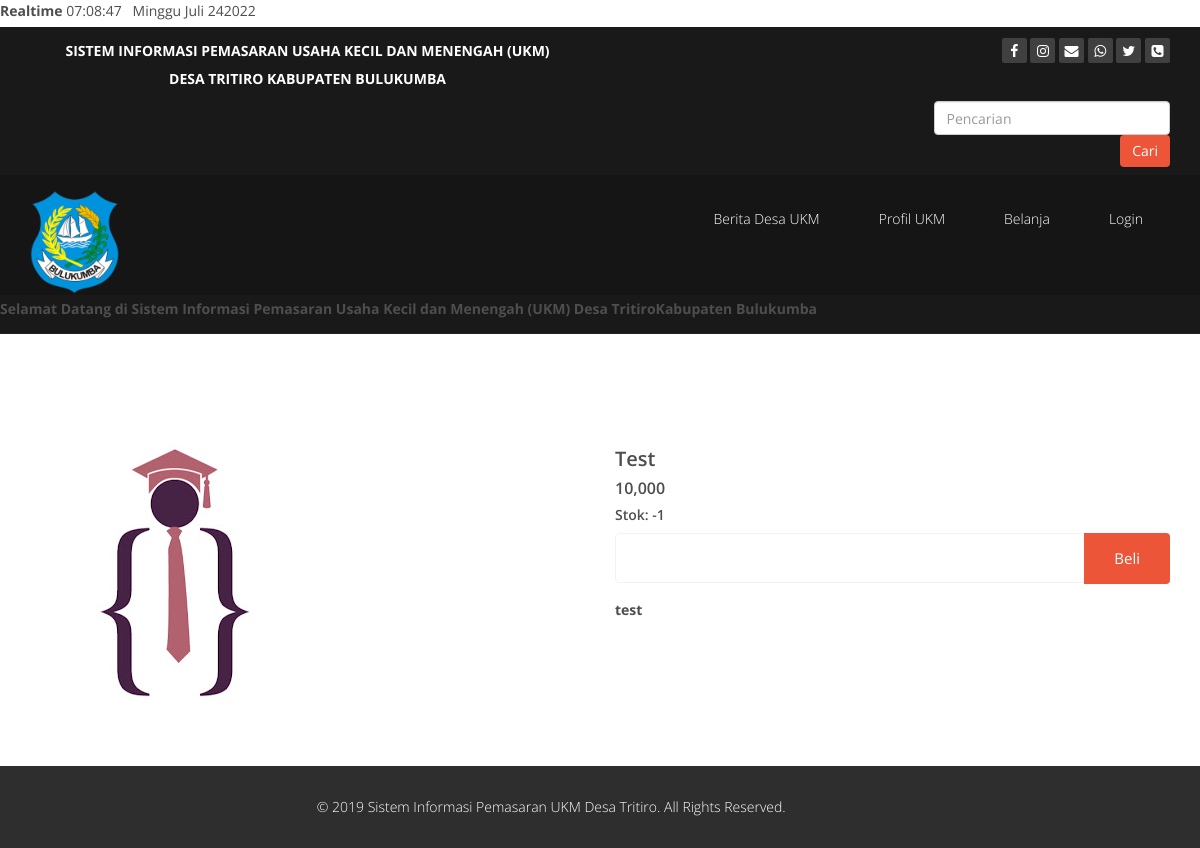
Screenshot of /detail.php?id=1 with the database file from the repository.
### tables this page shows
CREATE TABLE `produk` (
  `id_produk` int(11) NOT NULL,
  `nama_produk` varchar(100) NOT NULL,
  `harga_produk` int(11) NOT NULL,
  `berat_produk` int(11) NOT NULL,
  `foto_produk` varchar(100) NOT NULL,
  `deskripsi_produk` text NOT NULL,
  `stok_produk` int(5) NOT NULL
);

### detail.php (the view, shortened to what this page needs)
<?php
include_once 'configs/koneksi.php';
$id_produk = $_GET['id'];
$ambil = $koneksi->query("SELECT * FROM produk WHERE id_produk= '$id_produk'");
$detail = $ambil->fetch_assoc();
?>
<!DOCTYPE html>
<html lang="en">
<head>
    <link href="assets/css/bootstrap.min.css" rel="stylesheet">
    <link href="assets/css/font-awesome.min.css" rel="stylesheet">
    <link href="assets/css/animate.min.css" rel="stylesheet">
    <link href="assets/css/prettyPhoto.css" rel="stylesheet">
    <link href="assets/css/owl.carousel.min.css" rel="stylesheet">
    <link href="assets/css/icomoon.css" rel="stylesheet">
    <link href="assets/css/main.css" rel="stylesheet">
    <link href="assets/css/responsive.css" rel="stylesheet">
</head>
<label>Realtime</label>
<body onload="tampilkanwaktu();setInterval('tampilkanwaktu()', 1000);">
    <span id="clock"></span>
    <?php
    $hari  = date('l');
    $tgl   = date('d');
    $bulan = date('F');
    $tahun = date('Y');
    if ($hari == "Sunday") {
        echo "Minggu";
    } else if ($hari == "Monday") {
        echo "Senin";
    } else if ($hari == "Tuesday") {
        echo "Selasa";
    } else if ($hari == "Wednesday") {
        echo "Rabu";
    } else if ($hari == "Thursday") {
        echo ("Kamis");
    } else if ($hari == "Friday") {
        echo "Jum'at";
    } else if ($hari == "Saturday") {
        echo "Sabtu";
    }
    if ($bulan == "January") {
        echo " Januari ";
    } else if ($bulan == "February") {
        echo " Februari ";
    } else if ($bulan == "March") {
        echo " Maret ";
    } else if ($bulan == "April") {
        echo " April ";
    } else if ($bulan == "May") {
        echo " Mei ";
    } else if ($bulan == "June") {
        echo " Juni ";
    } else if ($bulan == "July") {
        echo " Juli ";
    } else if ($bulan == "August") {
        echo " Agustus ";
    } else if ($bulan == "September") {
        echo " September ";
    } else if ($bulan == "October") {
        echo " Oktober ";
    } else if ($bulan == "November") {
        echo " November ";
    } else if ($bulan == "December") {
        echo " Desember ";
    }
    echo $tgl;
    echo $tahun;
    ?>
    <header id="header">
        <div class="top-bar">
            <div class="container">
                <div class="row">
                    <div class="col-sm-6">
                        <div class="top-number">
                            <center>
                                <p><strong>SISTEM INFORMASI PEMASARAN USAHA KECIL DAN MENENGAH (UKM) </strong></p>
                                <p><strong>DESA TRITIRO KABUPATEN BULUKUMBA </strong></p>
                            </center>
                        </div>
                    </div>
                    <div class="col-sm-6">
                        <div class="social" navbar-form navbar-right>
                            <ul class="social-share">
                                <li>
                                    <a href="#"><i class="fa fa-facebook"></i></a>
                                </li>
                                <li>
                                    <a href="#"><i class="fa fa-instagram"></i></a>
                                </li>
                                <li>
                                    <a href="#"><i class="fa fa-envelope"></i></a>
                                </li>
                                <li>
                                    <a href="#"><i class="fa fa-whatsapp"></i></a>
                                </li>
                                <li>
                                    <a href="#"><i class="fa fa-twitter"></i></a>
                                </li>
                                <li>
                                    <a href="#"><i class="fa fa-phone-square"></i></a>
                                </li>
                            </ul>
                            <br /> <br />
                            <div class="row">
                                <div class="col-sm-13 col-xs-12">
                                    <form action="pencarian.php" method="get" class="navbar-form navbar-right">
                                        <input type="text" class="form-control" name="keyword" placeholder="Pencarian">
                                        <button class="btn btn-primary">Cari </button>
                                    </form>
                                </div>
                            </div>
                        </div>
                    </div>
                </div>
            </div>
            <nav class="navbar navbar-inverse" role="banner">
                <div class="container">
                    <div class="navbar-header">
                        <a class="navbar-brand" href="index.php"><img src="assets/images/ico/bulkum.ico" width="90" height="85" alt="logo" class="img-responsive"></a>
                    </div>
                    <div class="collapse navbar-collapse navbar-right">
                        <ul class="nav navbar-nav">
                            <li>
                                <a href="berita.php">Berita Desa UKM</a>
                            </li>
                            <li>
                                <a href="profilukm.php">Profil UKM</a>
                            </li>
                            <li>
                                <a href="keranjanguser.php">Belanja</a>
                            </li>
                            <li>
                                <a href="login.php">Login </a>
                            </li>
                        </ul>
                    </div>
                </div>
            </nav>
            <strong>
                <marquee> Selamat Datang di Sistem Informasi Pemasaran Usaha Kecil dan Menengah (UKM) Desa TritiroKabupaten Bulukumba </marquee>
            <strong>
    </header>
    <section class="konten">
        <br /><br />
        <div class="container">
            <div class="row">
                <div class="col-md-6">
                    <img src="pictures/foto_produk/<?php echo $detail["foto_produk"]; ?>" alt="" class="img-responsive">
                </div>
                <div class="col-md-6">
                    <h2><?php echo $detail["nama_produk"] ?></h2>
                    <h4><?php echo number_format($detail["harga_produk"]); ?></h4>
                    <h5>Stok: <?php echo $detail["stok_produk"] ?></h5>
                    <form method="post">
                        <div class="form-group">
                            <div class="input-group">
                                <input type="number" min="1" class="form-control" name="jumlah" max=" <?php echo $detail['stok_produk'] ?>" required="required" />
                                <div class="input-group-btn">
                                    <button class="btn btn-primary" name="beli">Beli</button>
                                </div>
                            </div>
                        </div>
                    </form>
                    <p><?= $detail["deskripsi_produk"]; ?></p>
                </div>
            </div>
        </div>
    </section>
    <footer id="footer" class="midnight-blue">
        <div class="container">
            <div class="row">
                <div class="col-sm-11">
                    <center> &copy; 2019 <a target="_blank" href="http://shapebootstrap.net/"
                            title="Free Twitter Bootstrap WordPress Themes and HTML templates">Sistem Informasi
                            Pemasaran UKM Desa Tritiro</a>. All Rights Reserved.</center>
                </div>
            </div>
        </div>
    </footer>
</body>
</html>

### assets/css/main.css (style rules this page uses)
body { background: #fff; font-family: 'Open Sans', sans-serif; color: #4e4e4e; line-height: 22px; }
h1, h2, h3, h4, h5, h6 { font-weight: 600; font-family: 'Open Sans', sans-serif; color: #4e4e4e; }
h2 { font-size: 20px; }
img { max-width: 100%; }
h4 { font-size: 16px; }
a { color: #EC5538; -webkit-transition: color 300ms, background-color 300ms; transition: color 300ms, background-color 300ms; }
.btn-primary { background: #EC5538; color: #fff; border-radius: 4px; border: none; }
.konten { margin: 50px 0 50px 0; }
.navbar>.container .navbar-brand { margin-left: 0; }
.top-bar { padding: 10px 0; background: #191919; border-bottom: 1px solid #222; line-height: 28px; }
.top-number { color: #fff; }
.top-number p { margin: 0 }
.social { text-align: right; }
.social-share { display: inline-block; list-style: none; padding: 0; margin: 0; }
ul.social-share li { display: inline-block; }
ul.social-share li a { display: inline-block; color: #fff; background: #404040; width: 25px; height: 25px; line-height: 25px; text-align: center; border-radius: 2px; }
.navbar-brand { padding: 0; margin: 0; }
.navbar { border-radius: 0; margin-bottom: 0; background: #151515; padding: 15px 0; padding-bottom: 0; }
.navbar-nav { margin-top: 12px; }
.navbar-nav>li { margin-left: 35px; padding-bottom: 28px; }
.navbar-inverse .navbar-nav>li>a { padding: 5px 12px; margin: 0; border-radius: 3px; color: #fff; line-height: 24px; display: inline-block; font-weight: 300; }
.navbar-inverse { border: none; }
.navbar-inverse .navbar-brand { font-size: 36px; line-height: 50px; color: #fff; }
.navbar-inverse .navbar-collapse, .navbar-inverse .navbar-form { border-top: 0; padding-bottom: 0; }
.form-group .form-control { padding: 0 12px; border-color: #f2f2f2; -webkit-box-shadow: none; box-shadow: none; height: 50px; }
.form-group button { font-size: 15px; padding: 15px 30px; }
#footer { padding-top: 30px; padding-bottom: 30px; color: #fff; background: #2e2e2e; font-weight: 300; }
#footer a { color: #fff; }

### rows the page displays
produk: foto_produk (picture), nama_produk "Test", harga_produk "10,000", stok_produk "-1", deskripsi_produk "test"
